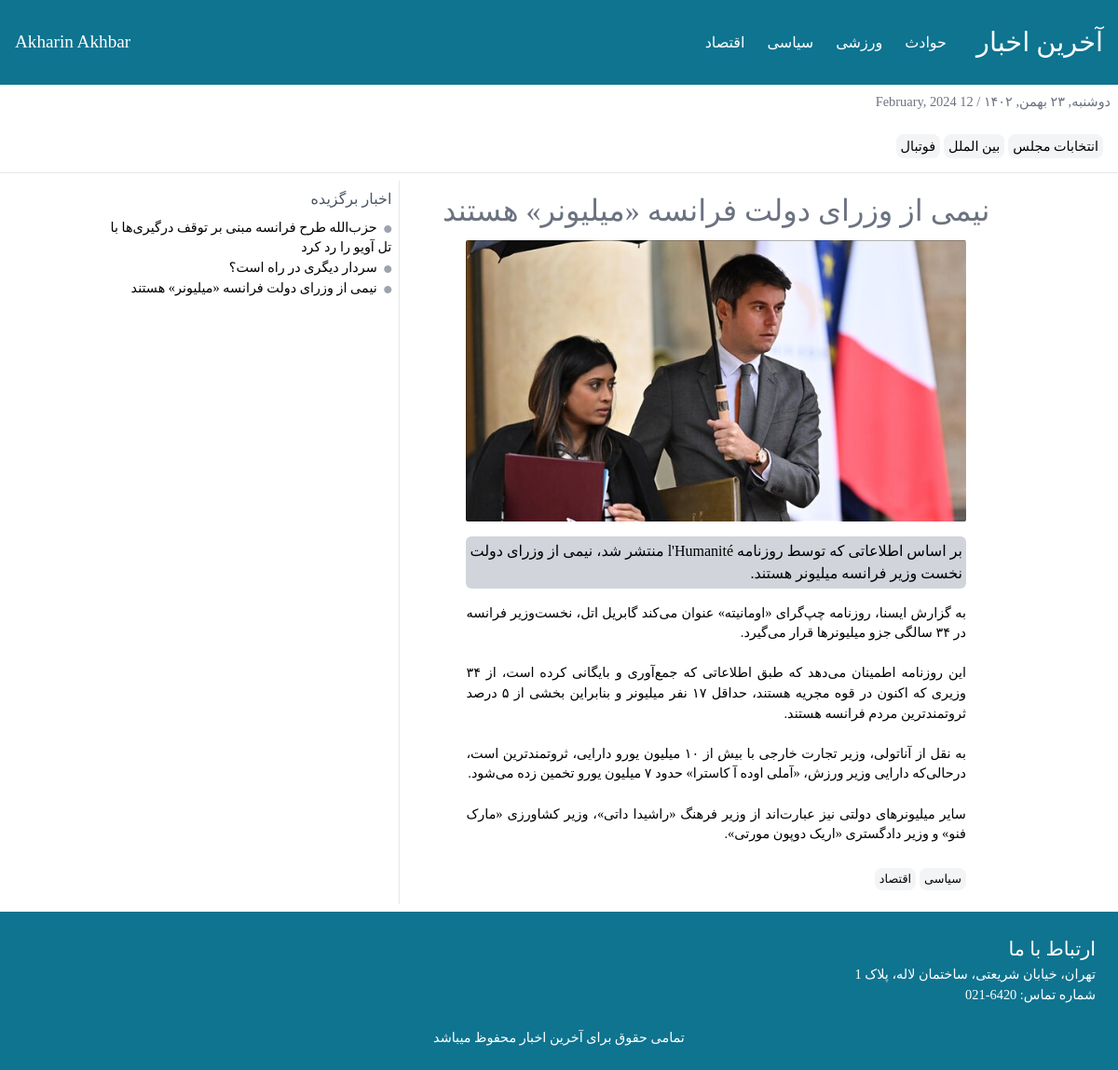
Screenshot of /news/3 with the database file from the repository.
### news/models.py (models this page shows, shortened)
class Category(models.Model):
    title = models.CharField(max_length=250, null=True, blank=True, verbose_name="دسته بندی")
    url = models.CharField(max_length=250, null=True, blank=True, verbose_name="لینک دسته بندی")

class Tag(models.Model):
    title = models.CharField(max_length=250, null=True, blank=True, verbose_name="تگ")
    url = models.CharField(max_length=250, null=True, blank=True, verbose_name="لینک تگ")

class News(models.Model):
    title = models.CharField(max_length=250, null=True, blank=True, verbose_name="عنوان خبر")
    short_description = models.TextField(blank=True, null=True, verbose_name="توضیحات کوتاه")
    description = models.TextField(blank=True, null=True, verbose_name="متن خبر")
    author = models.CharField(max_length=250, null=True, verbose_name="نویسنده خبر")
    created_date = jmodels.jDateTimeField(auto_now_add=True)
    tag = models.ManyToManyField(Tag, verbose_name="تگ خبر")
    category = models.ManyToManyField(Category, verbose_name="دسته بندی")
    status = models.BooleanField(default=False, verbose_name="فعال/غیرفعال")
    selected = models.BooleanField(default=False, verbose_name="خبر برگزیده")
    image = models.ImageField(upload_to='images')

### news/views.py (the view)
# urls.py: path('', include('news.urls', namespace='news'))
def news(request, pk):
    news = News.objects.get(id=pk)
    tags = Tag.objects.all()
    category = Category.objects.all()
    selected = News.objects.filter(selected=True).all()
    return render(request, 'news.html', context={
        'tags': tags,
        'category': category,
        'news': news,
        'selected': selected
    })

### templates/news.html (shortened to what this page needs)
{% load jformat %}
<!DOCTYPE html>
<html lang="fa" dir="rtl">
<head>
    <link rel="stylesheet" href="/static/style/font.css"/>
    <link rel="stylesheet" href="/static/style/tailwind.css"/>
    <link
            rel="stylesheet"
            href="https://cdnjs.cloudflare.com/ajax/libs/font-awesome/6.5.1/css/all.min.css"
/>
</head>
<body class="font-[Azar]">
<header class="bg-cyan-700 p-4 font-[Azar] text-white md:flex items-center justify-between">
    <div class="md:flex items-center gap-x-8">
        <a href="{% url 'news:news' %}"><h1 class="font-[AzarBold] text-[1.8rem] my-2">آخرین اخبار</h1></a>
        <ul class="flex items-center gap-x-6">
            {% for item in category %}
                <a href="{% url 'news:select-category' item.url %}">
                    <li class="cursor-pointer">{{ item.title }}</li>
                </a>
            {% endfor %}
        </ul>
    </div>
    <div>
        <h2 class="font-[AzarBold] text-[1.2rem] hidden md:block">Akharin Akhbar</h2>
    </div>
</header>
<section>
    <span class="block font-[Azar] text-gray-500 text-[0.9rem] m-2">دوشنبه, ۲۳ بهمن, ۱۴۰۲ / 12 February, 2024</span>
    <div class="p-4">
        {% for item in tags %}
            <a href="{% url 'news:select-tag' item.url %}">
                <span
                        class="font-[Azar] rounded-lg cursor-pointer hover:bg-gray-200 border border-transparent hover:border-gray-200 transition-all duration-300 bg-gray-100 text-[0.9rem] p-1 text-center"
                >{{ item.title }}</span
                >
            </a>
        {% endfor %}
    </div>
</section>
<hr/>
<section class="container mx-auto grid grid-cols-1 md:grid-cols-6 p-2 gap-x-1">
    <div class="main-new col-span-4 border-b md:border-none">
        <h2 class="text-center text-[2rem] font-[AzarBold] text-gray-500 my-2">{{ news.title }}</h2>
        <img src="{{ news.image.url }}" alt="" class="w-[80%] block mx-auto rounded-sm"/>
        <p class="mx-auto block text-justify w-[80%] my-4 bg-gray-300 p-1 rounded-md">
            {{ news.short_description }}
        </p>
        <p class="text-[0.9rem] w-[80%] mx-auto text-justify">
            {{ news.description | linebreaksbr }}
        </p>
        <div class="mx-auto w-[80%] my-4">
            {% for cat in news.category.all %}
                <span
                        class="font-[Azar] text-[0.8rem] rounded-lg cursor-pointer hover:bg-gray-200 border border-transparent hover:border-gray-200 transition-all duration-300 bg-gray-100 p-1 text-center"
                >{{ cat.title }}</span
                >
            {% endfor %}
        </div>
    </div>
    <div class="end-news col-span-2 md:border-r p-2">
        <h4 class="text-gray-600 text-[1rem]">اخبار برگزیده</h4>
        <ul class="my-2">
            {% for item in selected %}
                <li class="text-[0.9rem]">
                    <i class="fas fa-circle text-[0.5rem] text-gray-400"></i>
                    <a href="{% url 'news:select-news' item.id %}" class="hover:text-red-600 p-1">{{ item.title }}</a>
                </li>
            {% endfor %}
        </ul>
    </div>
</section>
<footer class="bg-cyan-700 p-6">
    <h2 class="text-[1.3rem] font-[AzarBold] text-white">ارتباط با ما</h2>
    <span class="text-[0.9rem] text-white">تهران، خیابان شریعتی، ساختمان لاله، پلاک 1</span>
    <span class="text-[0.9rem] text-white block">شماره تماس: 6420-021</span>
    <span class="mx-auto text-white text-[0.9rem] block text-center mt-6">تمامی حقوق برای آخرین اخبار محفوظ میباشد</span>
</footer>
</body>
</html>

### rows the page displays
Category: title "حوادث"
Category: title "ورزشی"
Category: title "سیاسی"
Category: title "اقتصاد"
Tag: title "انتخابات مجلس"
Tag: title "بین الملل"
Tag: title "فوتبال"
News: title "نیمی از وزرای دولت فرانسه «میلیونر» هستند", image (picture), short_description "بر اساس اطلاعاتی که توسط روزنامه l'Humanité منتشر شد، نیمی از وزرای دولت نخست وزیر فرانسه میلیونر هستند.", description "به گزارش ایسنا، روزنامه چپ‌گرای «اومانیته» عنوان می‌کند گابریل اتل، نخست‌وزیر فرانسه در ۳۴ سالگی جزو میلیونرها قرار می‌گیرد. این روزنامه اطمینان می‌دهد که طبق اطلاعاتی که جمع‌آوری و بایگانی کرده است، از ۳۴ وزیری که اکنون در قوه مجریه هستند، حداقل ۱۷ نفر میلیونر و بنابراین بخشی از ۵ درصد ثروتمندترین مردم فرانسه هستند. به نقل از آناتولی، وزیر تجارت خارجی با بیش از ۱۰ میلیون یورو دارایی، ثروتمندترین است، درحالی‌که دارایی وزیر ورزش، «آملی اوده آ کاسترا» حدود ۷ میلیون یورو تخمین زده می‌شود. سایر میلیونرهای دولتی نیز عبارت‌اند از وزیر فرهنگ «راشیدا داتی»، وزیر کشاورزی «مارک فنو» و وزیر دادگستری «اریک دوپون مورتی»."
News: title "حزب‌الله طرح فرانسه مبنی بر توقف درگیری‌ها با تل آویو را رد کرد"
News: title "سردار دیگری در راه است؟"
